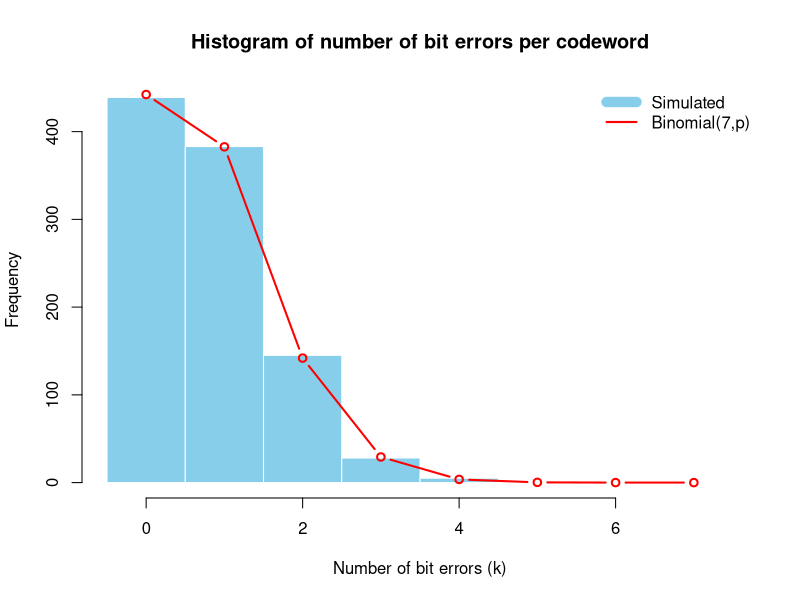
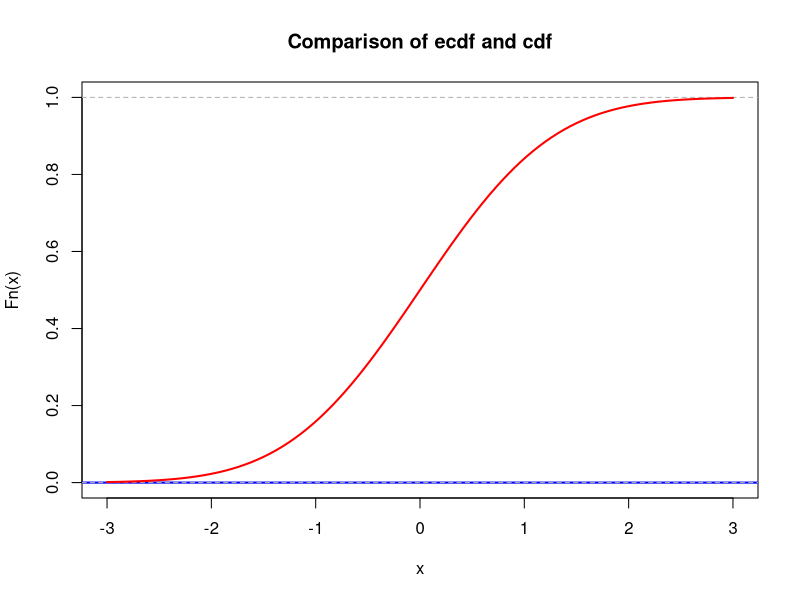
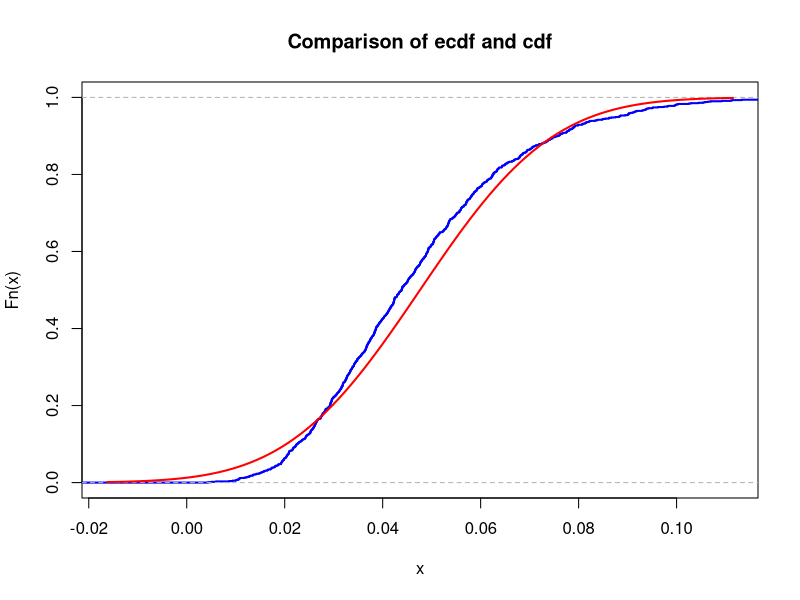
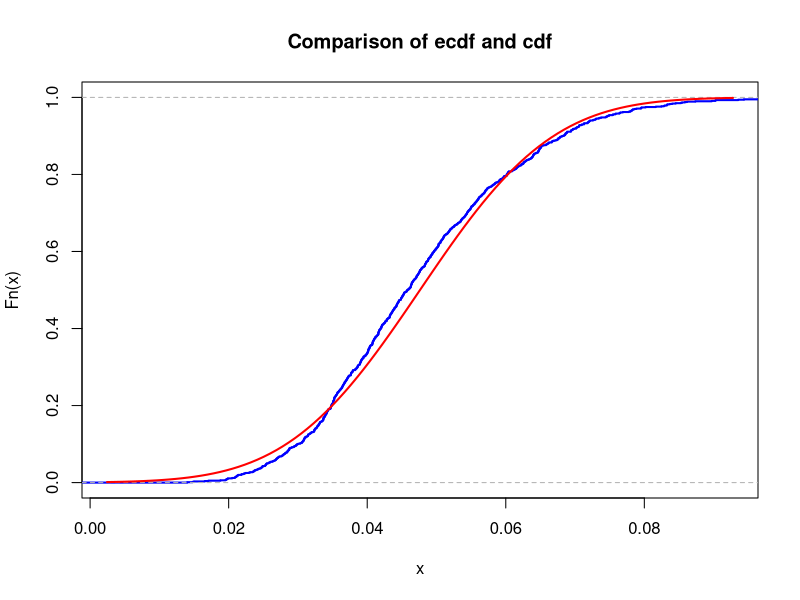
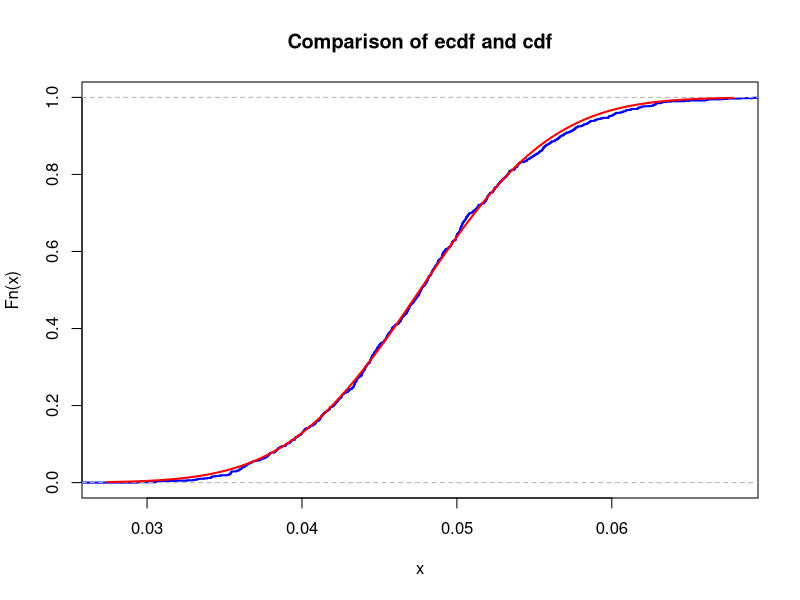
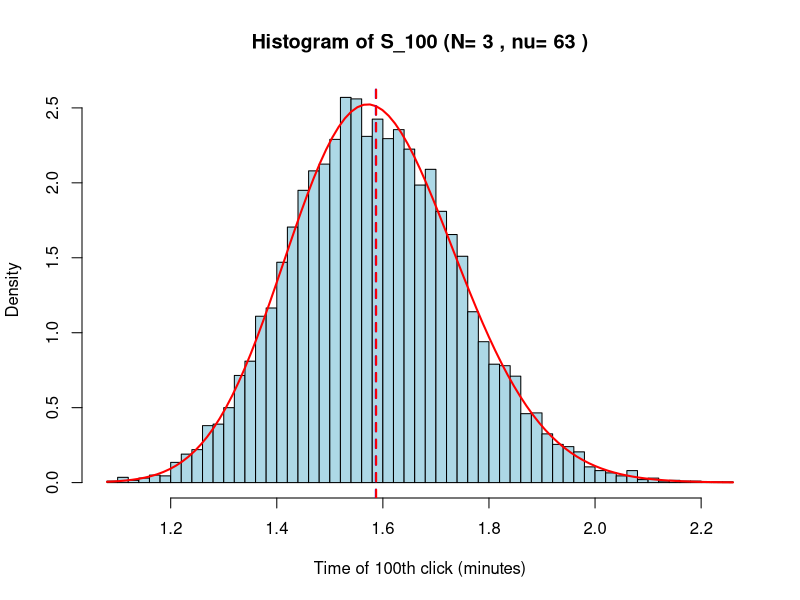
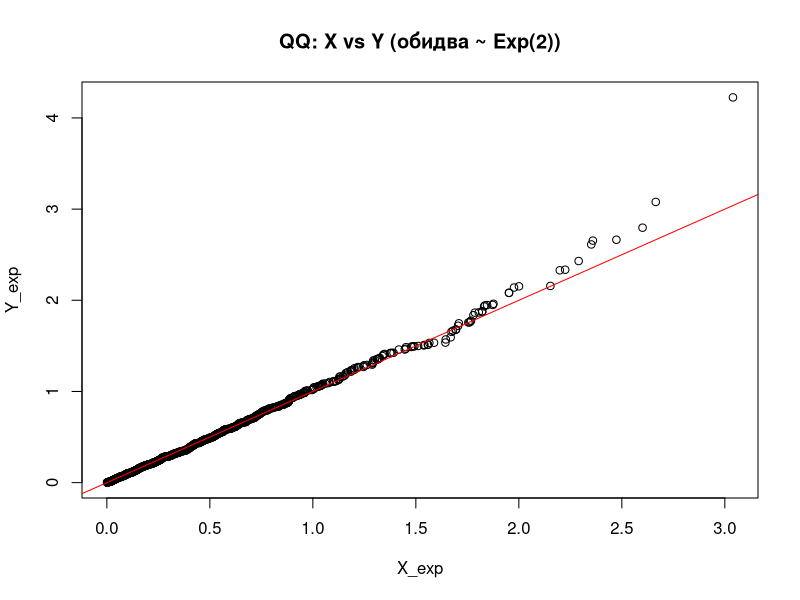
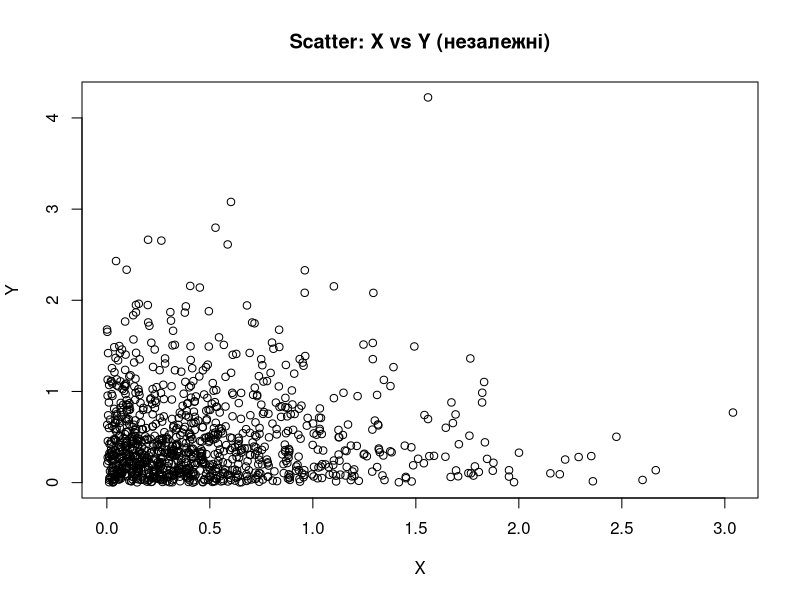

R code for these plots, in order:
## ---- chunk 1
id <- 11
set.seed(id)
p <- id/100
G <- matrix(c(1, 1, 1, 0, 0, 0, 0,
		1, 0, 0, 1, 1, 0, 0,
		0, 1, 0, 1, 0, 1, 0,
		1, 1, 0, 1, 0, 0, 1), nrow = 4, byrow = TRUE)
H <- t(matrix(c(1, 0, 1, 0, 1, 0, 1,
		0, 1, 1, 0, 0, 1, 1,
		0, 0, 0, 1, 1, 1, 1), nrow = 3, byrow = TRUE))
## ---- chunk 2
N <- 1000

message_generator <- function(N) {
  matrix(sample(c(0,1), 4*N, replace = TRUE), nrow = N)
}

messages <- message_generator(N)
codewords <- (messages %*% G) %% 2
## ---- chunk 3
errors <- matrix(rbinom(7 * N, 1, p), nrow = N)
received <- (codewords + errors) %% 2

mod2 <- function(x) x %% 2
syndrome <- function(r) mod2(r %*% H)

decode <- function(r) {
  z <- as.numeric(syndrome(r))
  idx <- z[1] + 2*z[2] + 4*z[3]
  if (idx > 0) r[idx] <- 1 - r[idx]
  decoded <- r[c(3,5,6,7)]
  return(decoded)
}


decoded_messages <- t(apply(received, 1, decode))
success <- rowSums(decoded_messages == messages) == 4

p_hat <- mean(success)
q_hat <- 1 - p_hat

se <- sqrt(p_hat * (1 - p_hat) / N)
z_95 <- 1.96
epsilon <- z_95 * se
ci <- c(p_hat - epsilon, p_hat + epsilon)
N_needed <- ceiling((z_95^2 * p_hat * (1 - p_hat)) / (0.03^2))
  
cat("Bit error probability p =", p, "\n")
cat("Estimated success probability p* =", round(p_hat, 4), "\n")
cat("Estimated failure probability (bad decoding) =", round(q_hat, 4), "\n")


num_errors <- rowSums(errors)

hist(num_errors, breaks = seq(-0.5, 7.5, 1),
     main = "Histogram of number of bit errors per codeword",
     xlab = "Number of bit errors (k)",
     col = "skyblue", border = "white", freq = TRUE)

k <- 0:7
lines(k, dbinom(k, 7, p) * N, type="b", col="red", lwd=2)
legend("topright", legend = c("Simulated", "Binomial(7,p)"),
       col = c("skyblue", "red"), lwd = c(10, 2), bty = "n")
## ---- chunk 4
lambda <- 1  # change this!
N <- 100     # change this!
mu <- N * lambda
K <- 1e3
n <- 5
sample_means <- colMeans(matrix(rpois(n*K, lambda = mu), nrow=n))
## ---- chunk 5
mu <- 0       # change this!
sigma <- 1    # change this!
## ---- chunk 6
xlims <- c(mu-3*sigma,mu+3*sigma)
Fs <- ecdf(sample_means)
plot(Fs, 
     xlim = xlims, 
     ylim = c(0,1),
     col = "blue",
     lwd = 2,
     main = "Comparison of ecdf and cdf")
curve(pnorm(x, mean = mu, sd = sigma), col = "red", lwd = 2, add = TRUE)
## ---- chunk 7
nu_1 <- id+10
K <- 1000
n <- 5

plot_ecdf_vs_cdf <- function(n) {
    sample_means <- colMeans(matrix(rexp(n*K, rate = nu_1), nrow=n))
    mu <- 1 / nu_1
    sigma <- (1 / nu_1) / sqrt(n)
    Fs <- ecdf(sample_means)

    xlims <- c(mu-3*sigma,mu+3*sigma)
    Fs <- ecdf(sample_means)
    plot(Fs, 
        xlim = xlims, 
        col = "blue",
        lwd = 2,
        main = "Comparison of ecdf and cdf")
    curve(pnorm(x, mean = mu, sd = sigma), col = "red", lwd = 2, add = TRUE)


    max_diff <- max(abs(Fs(sample_means) - pnorm(sample_means, mean = mu, sd = sigma)))
    cat("Maximal difference for n =", n, "is", max_diff, "\n")
}

plot_ecdf_vs_cdf(5)
plot_ecdf_vs_cdf(10)
plot_ecdf_vs_cdf(50)
## ---- chunk 8

N_predicted <- 3
nu <- N_predicted * nu_1
n <- 100
K <- 10000
t_limit <- 1

s_sample <- rgamma(K, shape = n, rate = nu)
sample_mean <- mean(s_sample)
sample_sd <- sd(s_sample)
theo_mean <- n / nu
theo_sd <- sqrt(n) / nu
prob_estimate <- mean(s_sample > t_limit)

cat("nu_1:", nu_1)
cat("Predicted Max N:", N_predicted)
cat("Parameter nu (rate):", nu)
cat("Number of simulations (K):", K)
cat("Sample Mean of S_100:", round(sample_mean, 4))
cat("Theoretical Mean of S_100:", round(theo_mean, 4))
cat("Sample SD of S_100:", round(sample_sd, 4))
cat("Theoretical SD of S_100:", round(theo_sd, 4))
cat("Estimated P(S_100 > 1):", prob_estimate)
cat("Desired Probability Level:", 0.95)


hist(s_sample, breaks = 50, freq = FALSE,
     main = paste("Histogram of S_100 (N=", N_predicted, ", nu=", nu, ")"),
     xlab = "Time of 100th click (minutes)",
     ylab = "Density",
     col = "lightblue")

curve(dgamma(x, shape = n, rate = nu), add = TRUE, col = "red", lwd = 2)

abline(v = t_limit, col = "green", lty = 2, lwd = 3)

abline(v = sample_mean, col = "blue", lty = 2, lwd = 2)
abline(v = theo_mean, col = "red", lty = 2, lwd = 2)
## ---- chunk 9
        mu <- id
        sigma <- id*2 + 7
        N <- 100

        X <- rnorm(N, mean = mu, sd = sqrt(sigma))

        Y <- 1 / X

        cat("1/mean(X) =", 1/mean(X), "\n")
        cat("mean(1/X)  =", mean(Y), "\n")
        summary(X)
        summary(Y)

## ---- chunk 10
        lambda <- 2
        N <- 1000
        X_exp <- rexp(N, rate = lambda)
        Y_exp <- rexp(N, rate = lambda)
        Z <- log(X_exp) + 5

        qqplot(X_exp, Y_exp, main = "QQ: X vs Y (обидва ~ Exp(2))")
        abline(0,1, col="red")
        plot(X_exp, Y_exp, main="Scatter: X vs Y (незалежні)", xlab="X", ylab="Y")

        qqplot(X_exp, Z, main = "QQ: X vs Z (Z = log(X)+5)")
        abline(0,1, col="red")
        plot(X_exp, Z, main="Scatter: X vs Z (залежні)", xlab="X", ylab="Z = log(X)+5")
## ---- chunk 11
        N <- 100
        n <- 3
        p <- 0.5
        X <- rbinom(N, size = n, prob = p)
        mean_X <- mean(X)
        var_X <- var(X)

        cat("Theoretical E[X] =", 1.5, "\n")
        cat("Sample mean (mean_X) =", mean_X, "\n\n")

        cat("Theoretical Var(X) =", 0.75, "\n")
        cat("Sample variance (var_X) =", var_X, "\n")

## ---- chunk 12
        Y <- 0.5 * X - 1
        mean_Y <- mean(Y)
        var_Y <- var(Y)

        cat("Theoretical E[Y] =", -0.25, "\n")
        cat("Sample mean (mean_Y) =", mean_Y, "\n\n")

        cat("Theoretical Var(Y) =", 0.1875, "\n")
        cat("Sample variance (var_Y) =", var_Y, "\n")

